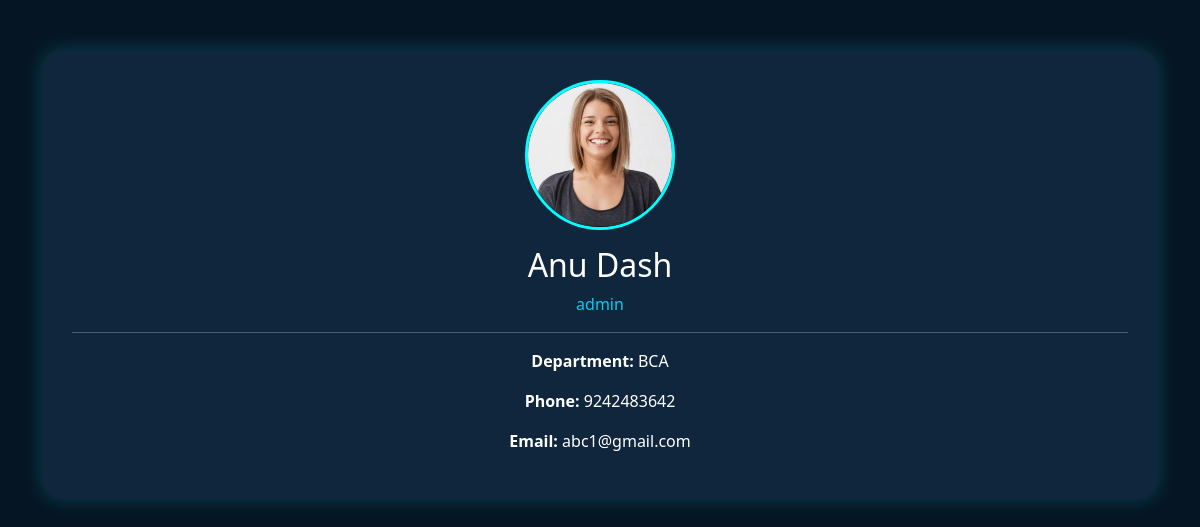
/student_profile.php?id=5, run on the app's committed database.
### tables this page shows
CREATE TABLE `users1` (
  `id` int(11) NOT NULL,
  `full_name` varchar(100) NOT NULL,
  `email` varchar(100) NOT NULL,
  `password` varchar(255) NOT NULL,
  `role` enum('student','alumni','admin') NOT NULL,
  `department` varchar(100) DEFAULT NULL,
  `phone` varchar(20) DEFAULT NULL,
  `profile_image` varchar(255) DEFAULT NULL,
  `created_at` timestamp NOT NULL DEFAULT current_timestamp(),
  `bio` text DEFAULT NULL,
  `designation` varchar(255) DEFAULT NULL,
  `company` varchar(255) DEFAULT NULL,
  `skills` text DEFAULT NULL
);

### student_profile.php (the view, shortened to what this page needs)
<?php
include("includes/connect.php");
$id = $_GET['id'];
$result = mysqli_query($conn, "SELECT * FROM users1 WHERE id='$id'");
$user = mysqli_fetch_assoc($result);
?>
<!DOCTYPE html>
<html>
<head>
<link href="https://cdn.jsdelivr.net/npm/bootstrap@5.3.3/dist/css/bootstrap.min.css" rel="stylesheet">
</head>
<body>
<div class="container">
<div class="profile-card">
<img class="profile-img"
src="<?= !empty($user['profile_image']) ? $user['profile_image'] : 'assets/default.png'; ?>">
<h2 class="mt-3"><?= $user['full_name']; ?></h2>
<p class="text-info"><?= $user['role']; ?></p>
<hr>
<p><b>Department:</b> <?= $user['department']; ?></p>
<p><b>Phone:</b> <?= $user['phone']; ?></p>
<p><b>Email:</b> <?= $user['email']; ?></p>
</div>
</div>
</body>
</html>

### student_profile.php (style rules this page uses)
body { background:#061524; color:white; }
.profile-card { background:#10263d; padding:30px; border-radius:20px; margin-top:50px; box-shadow:0 0 20px rgba(0,255,255,.2); text-align:center; }
.profile-img { width:150px; height:150px; border-radius:50%; object-fit:cover; border:3px solid cyan; }

### data on the page
users1: profile_image (picture), full_name "Anu Dash", role "admin", department "BCA", phone "9242483642", email "abc1@gmail.com"
